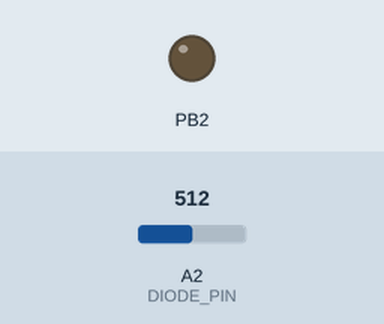
Recording of a sketch running on a simulated ATtiny85, built with avr-gcc and run on an emulated ATtiny85. Shown: output pins drawn as LEDs (lit = HIGH). The test bench sets the inputs (shaded band); at power-on: A2 (DIODE_PIN) = 512.

Above: at 1.2 s.
1.3 s: A2 (DIODE_PIN) set to 893
2.8 s: A2 (DIODE_PIN) set to 910
At 3.3 s:
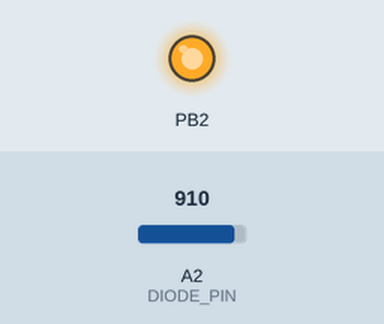
5.8 s: A2 (DIODE_PIN) set to 900
At 7.0 s:
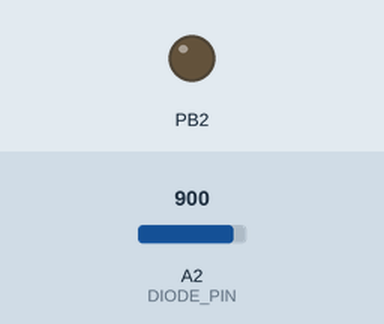
7.3 s: A2 (DIODE_PIN) set to 1023
At 7.8 s:
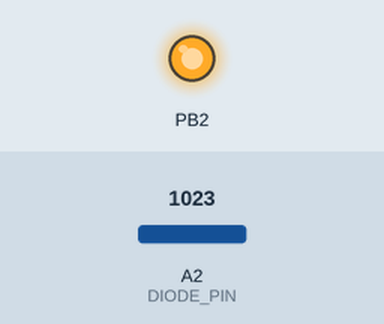
Timing chart, 0 to 10.3 s (numbered marks = the images above; inputs shaded):
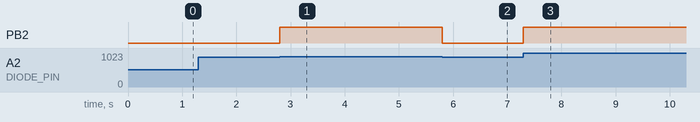

The sketch:

eos2000DFlashTrigger.ino
```cpp
// (licence header left out)
// Pins are switched from schematic.
#define DIODE_PIN A2
#define FLASH_PIN A1

void setup() {
  pinMode(DIODE_PIN, INPUT);
  pinMode(FLASH_PIN, OUTPUT);
  analogWrite(FLASH_PIN, 0);
}

void loop() {
  int value = analogRead(DIODE_PIN);
  if(value > 900){
    // Fire in the hall
    analogWrite(FLASH_PIN, 1024);
    delay(100);
    analogWrite(FLASH_PIN, 0);
  }
}
```

Measured:
- the behaviour switches between 900 and 901 on A2 (DIODE_PIN) (found by bisection; images 0 and 1)
- after the input at 1.3 s, every drawn part: stays the same
- after the input at 2.8 s, PB2: LOW → HIGH at once
- after the input at 5.8 s, PB2: HIGH → LOW at once
- after the input at 7.3 s, PB2: LOW → HIGH at once
